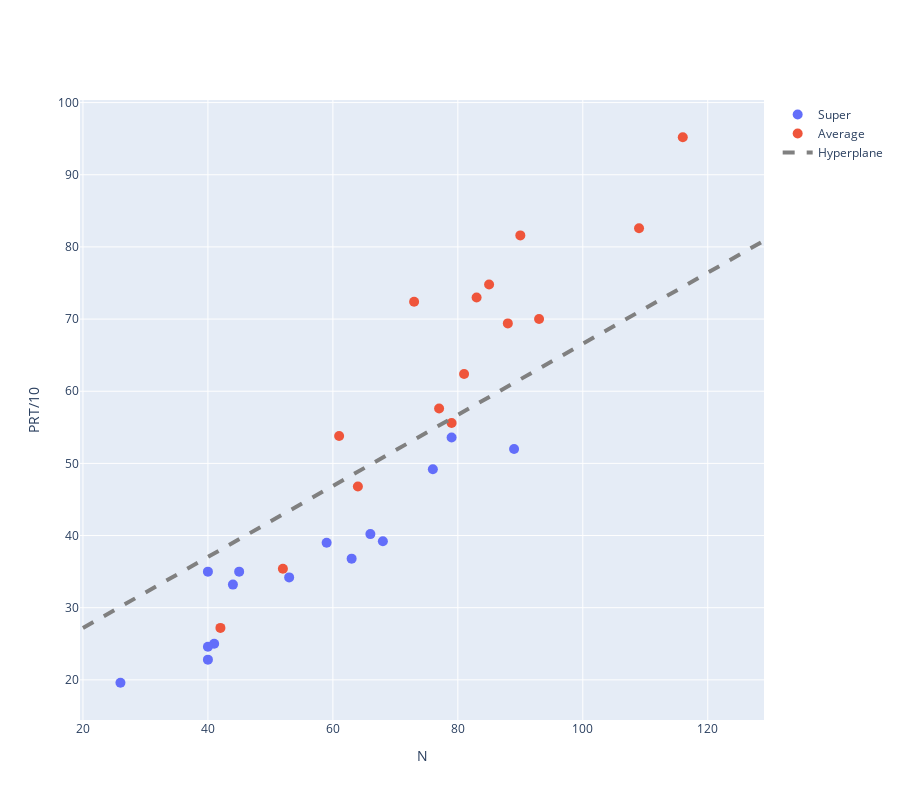

Write notebook code for a chart like this one.
### Markdown cell above
-Plot the testing data and the computed hyperplane.

### Code cell
ixSupTe=np.where(yte==1)[0]
ixAvgTe=np.where(yte==2)[0]


fig=go.Figure()
fig.add_trace(go.Scatter(x=Xte[ixSupTe,0],y=Xte[ixSupTe,1],mode='markers',name='Super'))
fig.add_trace(go.Scatter(x=Xte[ixAvgTe,0],y=Xte[ixAvgTe,1],mode='markers',name='Average'))
fig.update_traces(marker=dict(size=10))


x1=np.arange(20,130,1)

x2=-(w[0,0]/w[1,0])*x1-b/w[1,0]
fig.add_trace(go.Scatter(x=x1,y=x2.flatten(),
                         mode='lines', line=dict(dash='dash',color="gray",width=4),name='Hyperplane'))

fig.update_xaxes(title_text='N')
fig.update_yaxes(title_text='PRT/10')
fig.update_layout(
    autosize=False,
    width=900,
    height=800)
fig.show()

### Figure 1 — Plotly figure (JSON) as saved in the notebook; plotly's stock layout.template omitted (floating-point values rounded to 4 significant figures)
{"data": [{"marker": {"size": 10}, "mode": "markers", "name": "Super", "type": "scatter", "x": [66.0, 79.0, 45.0, 59.0, 41.0, 68.0, 40.0, 40.0, 89.0, 26.0, 40.0, 63.0, 53.0, 44.0, 76.0], "y": [40.2, 53.6, 35.0, 39.0, 25.0, 39.2, 35.0, 22.8, 52.0, 19.6, 24.6, 36.8, 34.2, 33.2, 49.2]}, {"marker": {"size": 10}, "mode": "markers", "name": "Average", "type": "scatter", "x": [52.0, 77.0, 116.0, 109.0, 64.0, 73.0, 90.0, 88.0, 42.0, 61.0, 85.0, 93.0, 83.0, 81.0, 79.0], "y": [35.4, 57.6, 95.2, 82.6, 46.8, 72.4, 81.6, 69.4, 27.2, 53.8, 74.8, 70.0, 73.0, 62.4, 55.6]}, {"line": {"color": "gray", "dash": "dash", "width": 4}, "mode": "lines", "name": "Hyperplane", "type": "scatter", "x": [20, 21, 22, 23, 24, 25, 26, 27, 28, 29, 30, 31, 32, 33, 34, 35, 36, 37, 38, 39, 40, 41, 42, 43, 44, 45, 46, 47, 48, 49, 50, 51, 52, 53, 54, 55, 56, 57, 58, 59, 60, 61, 62, 63, 64, 65, 66, 67, 68, 69, 70, 71, 72, 73, 74, 75, 76, 77, 78, 79, 80, 81, 82, 83, 84, 85, 86, 87, 88, 89, 90, 91, 92, 93, 94, 95, 96, 97, 98, 99, 100, 101, 102, 103, 104, 105, 106, 107, 108, 109, 110, 111, 112, 113, 114, 115, 116, 117, 118, 119, 120, 121, 122, 123, 124, 125, 126, 127, 128, 129], "y": [27.18, 27.68, 28.17, 28.66, 29.15, 29.65, 30.14, 30.63, 31.12, 31.61, 32.11, 32.6, 33.09, 33.58, 34.08, 34.57, 35.06, 35.55, 36.05, 36.54, 37.03, 37.52, 38.02, 38.51, 39.0, 39.49, 39.99, 40.48, 40.97, 41.46, 41.96, 42.45, 42.94, 43.43, 43.93, 44.42, 44.91, 45.4, 45.9, 46.39, 46.88, 47.37, 47.87, 48.36, 48.85, 49.34, 49.84, 50.33, 50.82, 51.31, 51.81, 52.3, 52.79, 53.28, 53.78, 54.27, 54.76, 55.25, 55.75, 56.24, 56.73, 57.22, 57.72, 58.21, 58.7, 59.19, 59.69, 60.18, 60.67, 61.16, 61.66, 62.15, 62.64, 63.13, 63.62, 64.12, 64.61, 65.1, 65.59, 66.09, 66.58, 67.07, 67.56, 68.06, 68.55, 69.04, 69.53, 70.03, 70.52, 71.01, 71.5, 72.0, 72.49, 72.98, 73.47, 73.97, 74.46, 74.95, 75.44, 75.94, 76.43, 76.92, 77.41, 77.91, 78.4, 78.89, 79.38, 79.88, 80.37, 80.86]}], "layout": {"autosize": false, "height": 800, "width": 900, "xaxis": {"title": {"text": "N"}}, "yaxis": {"title": {"text": "PRT/10"}}}}
